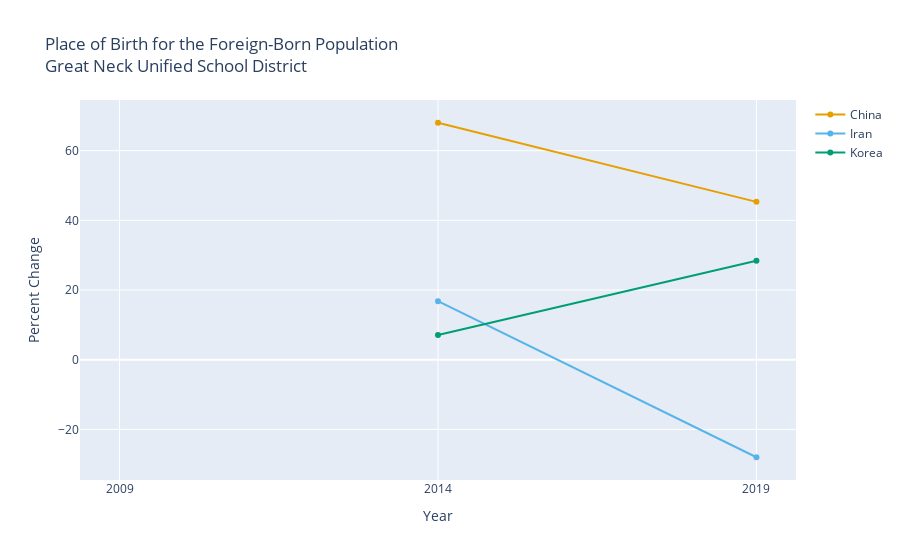

This figure's notebook cell:
### Markdown cell above
And we can also graph the percent change as before.

### Code cell
from utils import pct_change_multiyear

df_percent_change = pct_change_multiyear(df)
print(df_percent_change)

graph_multiyear(
    df_percent_change,
    "Place of Birth for the Foreign-Born Population<br>Great Neck Unified School District",
    "Percent Change",
)

### Figure 1 — Plotly figure (JSON) as saved in the notebook; plotly's stock layout.template omitted (floating-point values rounded to 4 significant figures)
{"data": [{"hovertemplate": "Year: %{x}<br>China: %{y:,}<extra></extra>", "line": {"color": "#E69F00"}, "mode": "lines+markers", "name": "China", "type": "scatter", "x": [2009, 2014, 2019], "y": [null, 68, 45.3]}, {"hovertemplate": "Year: %{x}<br>Iran: %{y:,}<extra></extra>", "line": {"color": "#56B4E9"}, "mode": "lines+markers", "name": "Iran", "type": "scatter", "x": [2009, 2014, 2019], "y": [null, 16.8, -28]}, {"hovertemplate": "Year: %{x}<br>Korea: %{y:,}<extra></extra>", "line": {"color": "#009E73"}, "mode": "lines+markers", "name": "Korea", "type": "scatter", "x": [2009, 2014, 2019], "y": [null, 7.1, 28.4]}], "layout": {"title": {"text": "Place of Birth for the Foreign-Born Population<br>Great Neck Unified School District"}, "xaxis": {"tickmode": "array", "ticktext": ["2009", "2014", "2019"], "tickvals": [2009, 2014, 2019], "title": {"text": "Year"}}, "yaxis": {"title": {"text": "Percent Change"}}}}
